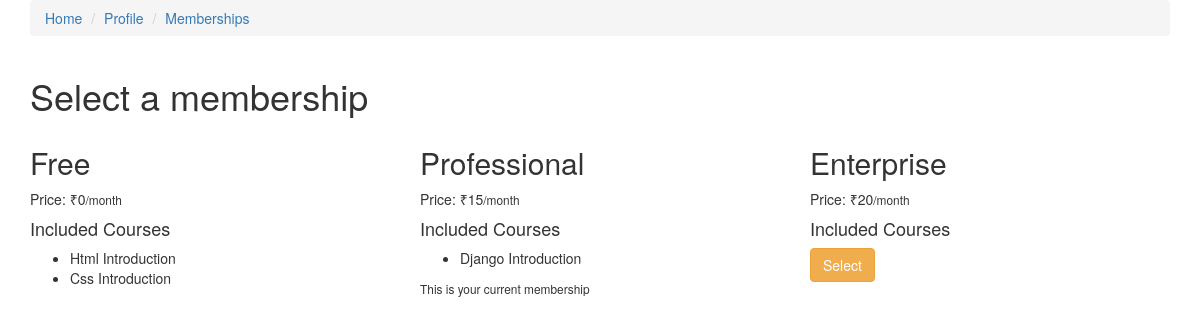
Screenshot of /memberships/ (signed in) with the database file from the repository.
### memberships/models.py (models this page shows)
class Membership(models.Model):
	slug=models.SlugField()
	membership_type=models.CharField(
		choices=MEMBERSHIP_CHOICES,
		default='Free',
		max_length=30)
	price= models.IntegerField(default=15)
	def __str__(self):
		return self.membership_type

### courses/models.py (models this page shows, shortened)
class Course(models.Model):
	slug=models.SlugField()
	title=models.CharField(max_length=120)
	description=models.TextField()
	allowed_memberships = models.ManyToManyField(Membership)

### memberships/views.py (the view, shortened to what this page needs)
# urls.py: path('', MembershipSelectView.as_view(), name='select'),
class MembershipSelectView(ListView):
	model = Membership
	def get_context_data(self,*args,**kwargs):
		context=super().get_context_data(**kwargs)
		current_membership = get_user_membership(self.request)
		context['current_membership'] = str(current_membership.membership)
		return context

### memberships/views.py (called while the page is built)
def get_user_membership(request):
	user_membership_qs=UserMembership.objects.filter(user=request.user)
	if user_membership_qs.exists():
		return user_membership_qs.first()
	return None

### memberships/templates/memberships/membership_list.html (shortened to what this page needs)
{% extends 'courses/base.html' %}
{% block content %}
<div class="container">
	<h1>Select a membership</h1>
	<div class="row">
		{% for object in object_list %}
		<div class="col-sm-4 col-md-4">
			<h2>{{ object.membership_type }}</h2>
			<p>Price: ₹{{ object.price }}<small>/month</small></p>
			<h4>Included Courses</h4>
			<ul>
				{% for course in object.course_set.all %}
			<li>{{ course.title }}</li>
				{% endfor %}
			</ul>
			{% if object.membership_type != 'Free' %}
			<form method="POST" action="{% url 'memberships:select' %}">
				{% if object.membership_type != current_membership %}
				<button class="btn btn-warning">Select</button>
				{% else %}
				<small>This is your current membership</small>
				{% endif %}
			</form>
			{% endif %}
		</div>
		{% endfor %}
	</div>
</div>
{% endblock content %}

### courses/templates/courses/base.html (shortened to what this page needs)
<!DOCTYPE html>
<html>
<head>
	<link rel="stylesheet" href="https://maxcdn.bootstrapcdn.com/bootstrap/3.3.7/css/bootstrap.min.css">
</head>
<body>
	<div class="container">
		<ol class='breadcrumb'>
			<li><a href='/'>Home</a></li>
			<li><a href='/profile'>Profile</a></li>
			{% if not request.user.is_authenticated %}
			<li class='pull-rigth'><a href='/register'>Register</a></li>
			<li class='pull-rigth'><a href='/login'>Login</a></li>
			{% else %}
			<li class='pull-rigth'><a href='/memberships'>Memberships</a></li>
			{% endif %}
		</ol>
	</div>
	{% block content %}
	{% endblock content %}
</body>
</html>

### rows the page displays
Membership: membership_type "Free", price "0"
Course: title "Html Introduction"
Course: title "Css Introduction"
Membership: membership_type "Professional", price "15", shows "This is your current membership"
Course: title "Django Introduction"
Membership: membership_type "Enterprise", price "20", shows "Select"
